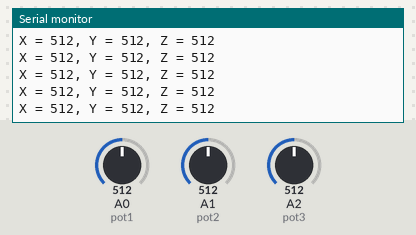
The sketch below on a simulated Arduino Uno, built with avr-gcc and run on an emulated ATmega328P. Shown: the last lines printed to the serial monitor. The test bench sets the inputs (shaded band); at power-on: A0 (pot1) = 512, A1 (pot2) = 512, A2 (pot3) = 512.

Above: at 1.2 s.
1.3 s: A0 (pot1) set to 11
At 2.2 s:
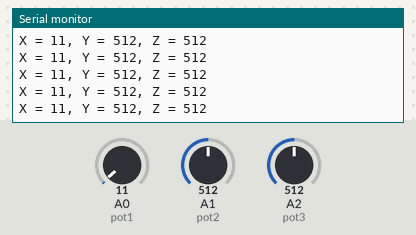
4.3 s: A0 (pot1) set to 8
At 5.3 s:
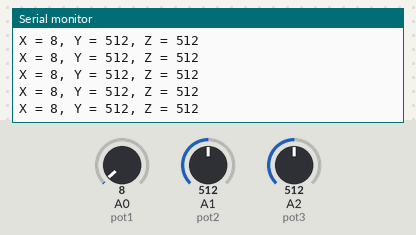
7.3 s: A1 (pot2) set to 108
At 8.3 s:
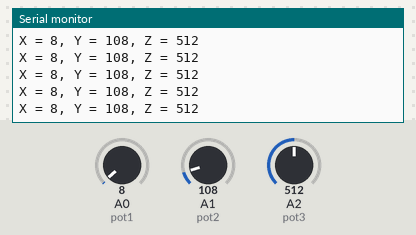
8.8 s: A1 (pot2) set to 90
At 9.8 s:
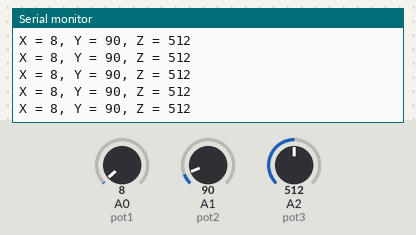
10.3 s: A2 (pot3) set to 106
At 11.4 s:
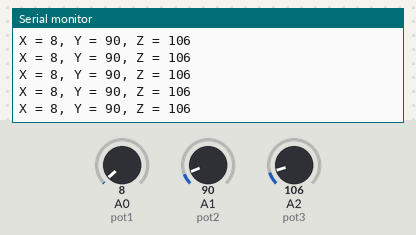
13.3 s: A2 (pot3) set to 89
At 14.0 s:
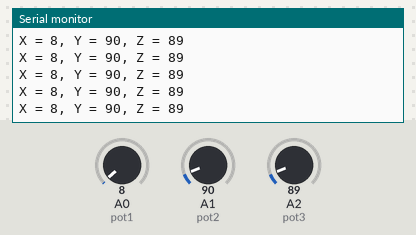
Timing chart, 0 to 15.8 s (numbered marks = the images above; inputs shaded):
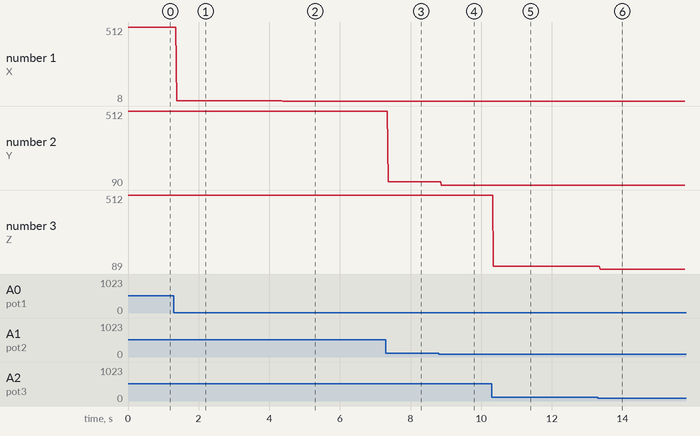

The sketch:

sketch_component_joystickTest.ino
```cpp
/**
 * Test Joystick
 *
 * Date Written: July 17, 2017
 *
 * Arduino Board: UNO
 *
 * Circuit:
 * *  All Vin to 5V
 * *  X-axis to A0 pin
 * *  Y-axis to A2 pin
 * *  Z-axis to A4 pin
 * *  All Vout to GND
 */

#define pot1 A0
#define pot2 A1
#define pot3 A2

void setup() {
    Serial.begin(9600);
}

void loop() {
    Serial.print("X = ");
    Serial.print(analogRead(pot1));
    Serial.print(", Y = ");
    Serial.print(analogRead(pot2));
    Serial.print(", Z = ");
    Serial.println(analogRead(pot3));
}
```

Measured:
- after the input at 1.3 s, the serial monitor: prints a new line after 0.08 s (image 1)
- after the input at 4.3 s, the serial monitor: prints a new line after 0.08 s (image 2)
- after the input at 7.3 s, the serial monitor: prints a new line after 0.07 s (image 3)
- after the input at 8.8 s, the serial monitor: prints a new line after 0.08 s (image 4)
- after the input at 10.3 s, the serial monitor: prints a new line after 0.05 s (image 5)
- after the input at 13.3 s, the serial monitor: prints a new line after 0.07 s (image 6)
- plotted number 1: 512 → 11 after the input at 1.3 s, 11 → 8 after the input at 4.3 s
- plotted number 2: 512 → 108 after the input at 7.3 s, 108 → 90 after the input at 8.8 s
